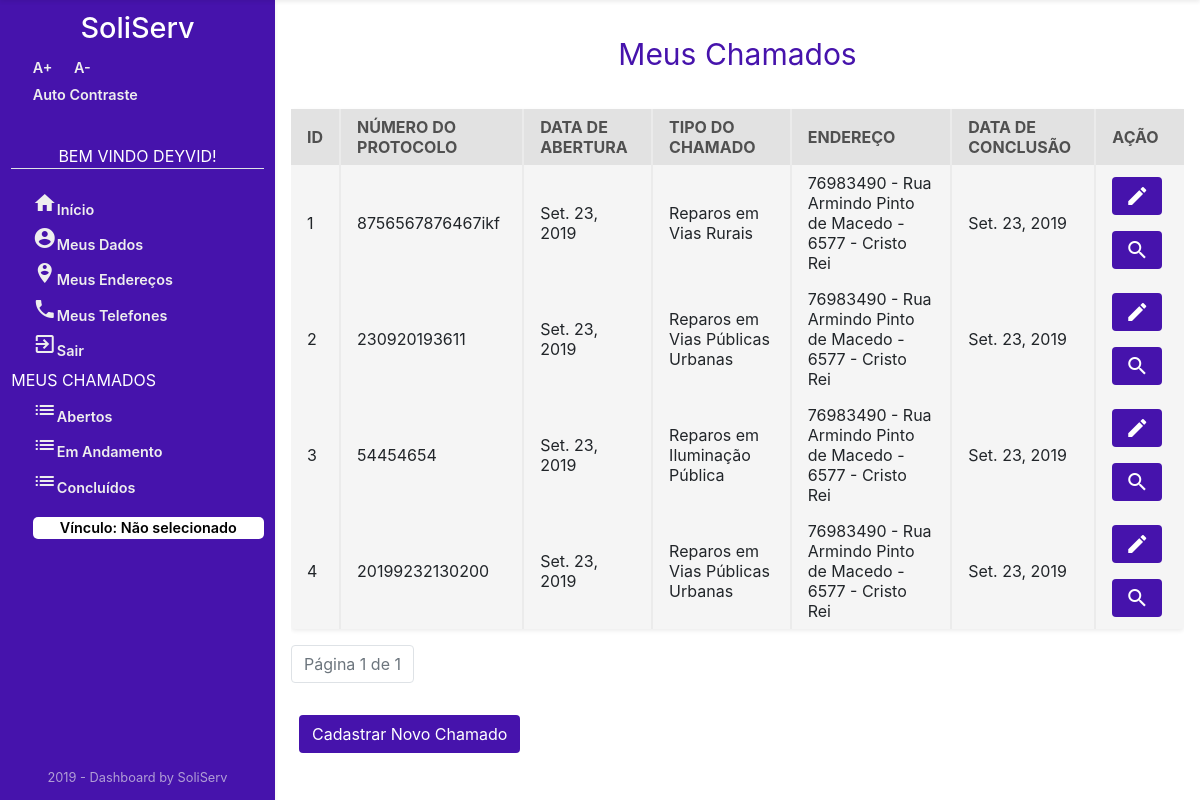
Page /Chamados/listarChamado/ (signed in) on the earlier database version.
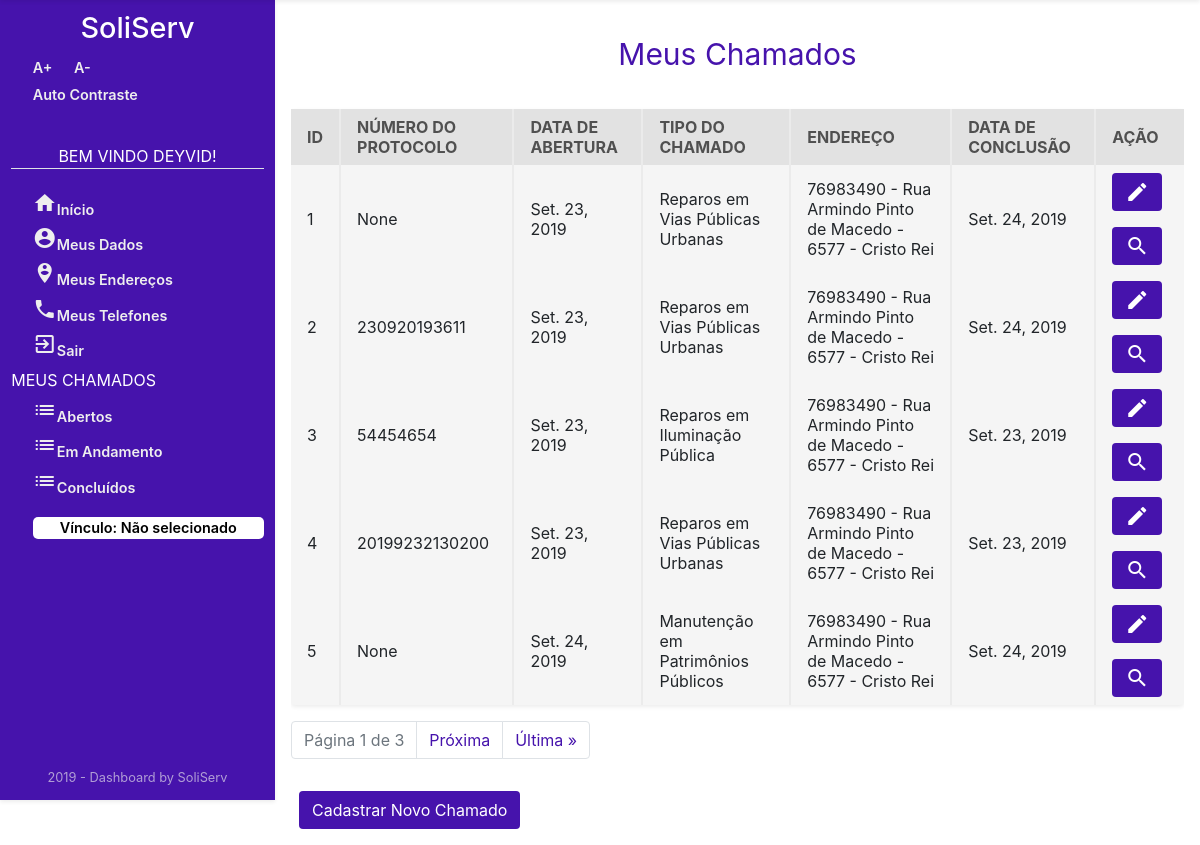
Same page on the later database version.
### Chamados/models.py (models this page shows, shortened)
class Chamado(models.Model):
    dataAbertura = models.DateField('ABERTO EM',auto_now_add=True)
    dataConclusao = models.DateField('CONCLUÍDO EM',auto_now=True)
    numeroProtocolo = models.CharField('NÚMERO DE PROTOCOLO', max_length=45, null=True, blank=True)
    observacao = models.CharField('OBSERVAÇÃO',max_length=100)
    observacaoOrgao = models.CharField('RETORNO DO ÓRGÃO', max_length=100, null=True, blank=True)
    idStatus = models.ForeignKey(
        Status, on_delete=models.CASCADE, verbose_name="STATUS")
    idOrgao = models.ForeignKey(
        Orgao, on_delete=models.CASCADE, verbose_name="ORGÃO")
    idTipoChamado = models.ForeignKey(
        TipoChamado, on_delete=models.CASCADE, verbose_name="TIPO DE CHAMADO")
    idUsuario = models.ForeignKey(
        User, on_delete=models.CASCADE, verbose_name="USUÁRIO")
    idEndereco = models.ForeignKey(
        Endereco, on_delete=models.CASCADE, verbose_name="ENDEREÇO DO CHAMADO")
    class Meta:
        verbose_name = "Chamado"
        verbose_name_plural = "Chamados"

class TipoChamado(models.Model):
    descricaoTipoChamado = models.CharField('TIPO CHAMADO', max_length=45)
    idOrgao = models.ForeignKey(
        Orgao, on_delete=models.CASCADE, verbose_name="ORGÃO")
    class Meta:
        verbose_name = "TipoChamados"
        verbose_name_plural = "TipoChamados"

### Usuario/models.py (models this page shows)
class Endereco(models.Model):
    cep = models.IntegerField('CEP')
    logradouro = models.CharField('LOGRADOURO', max_length=45)
    enderecoNumero = models.CharField('NÚMERO', max_length=11)
    complemento = models.CharField('COMPLEMENTO', max_length=45)
    bairro = models.CharField('BAIRRO', max_length=45)
    observacao = models.CharField('OBSERVAÇÃO', max_length=45)
    municipio = models.CharField('MUNICIPIO', max_length=45)
    estado = models.CharField('ESTADO', max_length=2)
    idPessoa = models.ForeignKey(
        User, on_delete=models.CASCADE, verbose_name="PESSOA")
    def __str__(self):
        return (str (self.cep))+" - " + self.logradouro +" - "+ self.enderecoNumero + " - " + self.bairro
    class Meta:
        verbose_name = "Endereco"
        verbose_name_plural = "Endereco"

### Chamados/views.py (the view)
# urls.py: path('listarChamado/', views.ListaChamados, name='lista_chamado'),
def ListaChamados(request):
    chamados_list = Chamado.objects.filter(idUsuario=request.user.id)
    paginator = Paginator(chamados_list, 5)
    page = request.GET.get('page')
    chamados_list = paginator.get_page(page)
    context = {'chamados_list': chamados_list}
    if not request.user.is_authenticated:
        return render(request, 'Usuario/acessoNegado.html')
    else:
        return render(request, 'Chamados/Chamados/listarChamado.html', context)

### Chamados/templates/Chamados/Chamados/listarChamado.html (shortened to what this page needs)
{% extends "sistemaDeGestaoDeServicosPublicos/index1.html" %}
{% block centro %}
{% if user.is_authenticated %}
{% if chamados_list %}
<div class="mt-3 container text-center ">
    <p style="color: #4613ac; font-size: 30px;">Meus Chamados</p>
</div>
<form>
    <div class="section-2" style="overflow-x: auto;">
        <div class="w-100 mt-3 mb-3 table-holder rounded shadow-sm">
            <table>
                <tr>
                    <th>ID</th>
                    <th>NÚMERO DO PROTOCOLO</th>
                    <th>DATA DE ABERTURA</th>
                    <th>TIPO DO CHAMADO</th>
                    <th>ENDEREÇO</th>
                    <th>DATA DE CONCLUSÃO</th>
                    <th>AÇÃO</th>
                </tr>
                {% for chamado in chamados_list %}
                <tr>
                    <td>{{chamado.id}}</td>
                    <td>{{chamado.numeroProtocolo}}</td>
                    <td>{{chamado.dataAbertura}}</td>
                    <td>{{chamado.idTipoChamado.descricaoTipoChamado}}</td>
                    <td>{{chamado.idEndereco}}</td>
                    <td>{{chamado.dataConclusao}}</td>
                    <td>
                        <a class="btn mb-3" style="background: #4613ac; color: white;" href="{% url 'Chamados:atualiza_chamado' chamado.id %}" title="Editar Chamado">
                            <i class="material-icons">edit</i></a>
                        <a class="btn" style="background: #4613ac; color: white;" href="#" title="Detalhes do Chamado">
                            <i class="material-icons">search</i></a>
                    </td>
                </tr>
                {% endfor %}
            </table>
        </div>
    </div>
</form>
<nav aria-label="text-left pagination  ">
    <ul class="pagination ">
        <li class="page-item disabled">
            <a class="page-link" href="#">
                Página {{ chamados_list.number }} de {{ chamados_list.paginator.num_pages }}
            </a>
        </li>
        {% if chamados_list.has_next %}
        <li class="page-item">
            <a class="page-link" style=" color: #4613ac;" title="Próxima Página"
                href="?page={{ chamados_list.next_page_number }}">
                Próxima
            </a>
        </li>
        <li class="page-item">
            <a class="page-link" title="Ultima Página" style=" color: #4613ac;"
                href="?page={{chamados_list.paginator.num_pages }}">
                Última &raquo;
            </a>
        </li>
        {% endif %}
    </ul>
</nav>
<a class="btn  ml-2 mb-3 mt-3" style="background-color: #4613ac; color: white;"
    href="{% url 'Chamados:cadastro_chamado' %}" title="Cadastrar Chamados">Cadastrar
    Novo Chamado
</a>
{% endif %}
{% endif %}
{% endblock %}

### templates/sistemaDeGestaoDeServicosPublicos/index1.html (shortened to what this page needs)
<!DOCTYPE html>
<html lang="pt-br">
{% load staticfiles %}
<head>
    <link rel="stylesheet" type="text/css" href="{% static 'css/select2.css' %}">
    <link rel="stylesheet" href="{% static 'css/dashboard-itens.css' %}">
    <link rel="stylesheet" href="{% static 'css/style.css' %}">
    <link rel="stylesheet" href="https://stackpath.bootstrapcdn.com/bootstrap/4.3.1/css/bootstrap.min.css"
>
    <link href="https://unpkg.com/material-components-web@latest/dist/material-components-web.min.css" rel="stylesheet">
</head>
<body class="acessibilidade" onresize="verificaSide()">
    <header>
    </header>
    <main class="main">
        <div class="sidebar shadow-sm" id="sidebar">
            <h1>SoliServ</h1>
            <div class="AcessibilidadeFontes">
                <a onClick="fonte('a');" title="Aumentar Tamanho da Fonte" href="#">A+</a>
                <a onClick="fonte('d');" title="Diminuir Tamanho da Fonte" href="#">A-</a>
            </div>
            {% if user.is_authenticated %}
            <a href="#altocontraste" id="altocontraste" accesskey="3" title="Auto Contraste"
                onclick="window.toggleContrast()" onkeydown="window.toggleContrast()">Auto
                Contraste</a> {% else %}
            <a class="border-bottom" href="#altocontraste" id="altocontraste" accesskey="3" title="Auto Contraste"
                onclick="window.toggleContrast()" onkeydown="window.toggleContrast()">Auto
                Contraste</a> {% endif %} {% if user.is_authenticated %}
            <nav>
                <p class="border-bottom text-center naoMostrarMouse">Bem Vindo {{ user.first_name }}!</p>
                <a href="{% url 'index' %}" title="Página Inicial"><i class="material-icons mt-3">home</i>Início</a>
                <a href="{% url 'meusDados' %}" title="Meus Dados"><i class="material-icons"> account_circle</i>Meus
                    Dados</a>
                <a href="{% url 'listaEnderecos' %}" title="Meus Endereços"><i
                        class="material-icons">person_pin_circle</i>Meus Endereços</a>
                <a href="{% url 'listaTelefones' %}" title="Meus Telefones"><i class="material-icons">phone</i>Meus
                    Telefones</a>
                <a href="{% url 'logout' %}" title="Log-out"><i class="material-icons">exit_to_app</i>Sair</a>
                <p class="naoMostrarMouse">Meus Chamados</p>
                <a href="{% url 'Chamados:lista_chamado' %}" title="Chamados Em Aberto"><i class="material-icons">list</i>Abertos</a>
                <a href="/" title="Chamados Em Andamento "><i class="material-icons">list</i>Em Andamento</a>
                <a href="/" title="Chamados Concluídos"><i class="material-icons">list</i>Concluídos</a>
                {% if request.session.temVinculo %}
                <a class="mt-3 text-center" title="Clique para Escolher o Vínculo"
                    style="border-radius: 5px; background-color: white; color: black; "
                    href="{% url 'Orgao:retorna_Lotacao' %}">
                    {% if request.session.nomeVinculo %}
                    Vínculo: {{ request.session.nomeVinculo }}
                    {% else %}
                    Vínculo: Não selecionado
                    {% endif %}
                </a>
                {% endif %}
            </nav>
                {% endif %}
            <p class="credit m-0">2019 - Dashboard by SoliServ</p>
        </div>
        <body>
            <div class="content d-flex flex-column" id="content">
                <div>
                    {% block centro%}
                    {% endblock %}
                </div>
            </div>
        </body>
    </main>
</body>
</html>

### sistemaDeGestaoDeServicosPublicos/static/css/dashboard-itens.css (style rules this page uses)
.section-2 { display: flex; justify-content: space-between; width: 100%; flex-wrap: wrap; }
.table-holder { width: 59%; background-color: #f5f5f5; }
.table-holder table { width: 100%; }
.table-holder th { background-color: #e2e2e2; padding: .5em 1em; color: #505050; border-left: 2px solid #ebebeb; }
.table-holder th:first-child { border: none; }
.table-holder td { padding: .5em 1em; border-left: 2px solid #ebebeb; }
.table-holder td:first-child { border: none; }

### sistemaDeGestaoDeServicosPublicos/static/css/style.css (style rules this page uses)
:root { --tamanho-sidebar: 275px; --transicao: .5s ease-in; }
* { margin: 0; padding: 0; }
.main { display: flex; justify-content: space-between; position: absolute; top: 0; box-sizing: border-box; transition: var(--transicao); min-height: 100vh; width: 100%; border: 2px; }
.sidebar { position: fixed; width: 100%; max-width: var(--tamanho-sidebar); display: flex; flex-direction: column; box-sizing: border-box; padding: .7em; height: 100vh; transition: var(--transicao); left: 0; z-index: 4; background: #4613ac; color: #fff; }
.sidebar h1 { font-size: 1.8em; align-self: center; }
.sidebar nav { margin-top: 2em; display: flex; flex-direction: column; }
.sidebar p { margin: .2em 0; }
.sidebar a { text-decoration: none; color: #eee; margin: .2em 0; margin-left: 1.5em; font-weight: 600; font-size: .9em; }
.content { display: flex; max-width: calc(100% - var(--tamanho-sidebar)); box-sizing: border-box; width: 100%; position: absolute; right: 0; transition: var(--transicao); padding: 1em; height: 100%; }
.naoMostrarMouse { cursor: pointer; text-transform: uppercase; }
.credit { position: absolute; bottom: 1em; color: #eeeeeea2; font-size: .8em; align-self: center; }
.AcessibilidadeFontes { display: flex; flex-direction: row; }

Differences in the rows shown:
changed Chamado id 1: numeroProtocolo "8756567876467ikf" → "None"; idTipoChamado.descricaoTipoChamado "Reparos em Vias Rurais" → "Reparos em Vias Públicas Urbanas"; dataConclusao "Set. 23, 2019" → "Set. 24, 2019"
changed Chamado id 2: dataConclusao "Set. 23, 2019" → "Set. 24, 2019"
added Chamado: id "5", numeroProtocolo "None", dataAbertura "Set. 24, 2019", idTipoChamado.descricaoTipoChamado "Manutenção em Patrimônios Públicos", idEndereco "76983490 - Rua Armindo Pinto de Macedo - 6577 - Cristo Rei", dataConclusao "Set. 24, 2019"
Other differences:
{{ chamados_list.paginator.num_pages }}: "1" → "3"
text now shown: "Próxima Última »"
